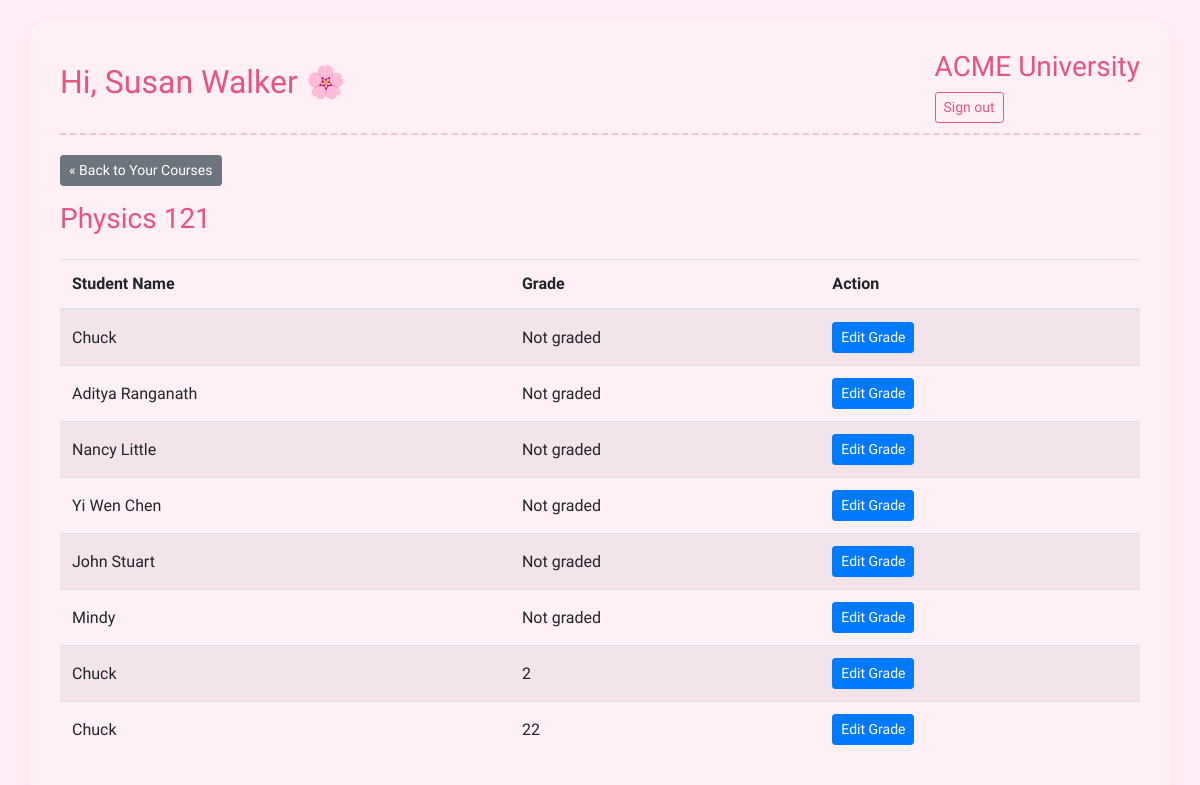
Page /teacher/course/1 (signed in) on the earlier database version.
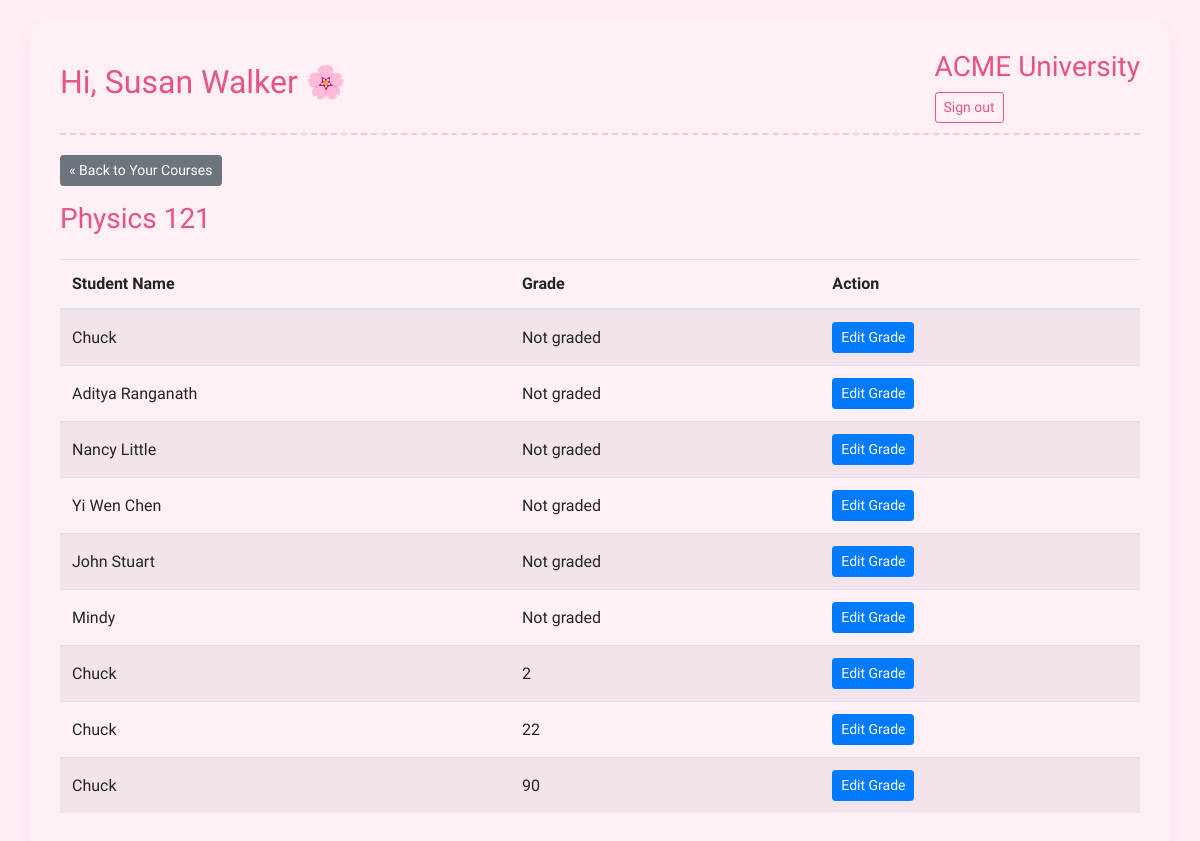
Same page on the later database version.
### models.py (models this page shows, shortened)
class Enrollment(db.Model):
    id = db.Column(db.Integer, primary_key=True)
    student_id = db.Column(db.Integer, db.ForeignKey('user.id'), nullable=False)
    course_id = db.Column(db.Integer, db.ForeignKey('course.id'), nullable=False)
    grade = db.Column(db.Integer, nullable=True)
    student = db.relationship('User', backref=db.backref('enrollments', lazy=True))
    course = db.relationship('Course', backref=db.backref('enrollments', lazy=True))

class User(db.Model, UserMixin):
    id = db.Column(db.Integer, primary_key=True)
    username = db.Column(db.String(80), unique=True, nullable=False)
    password = db.Column(db.String(120), nullable=False)
    role = db.Column(db.String(20), nullable=False)
    name = db.Column(db.String(100), nullable=True)

### teacher_routes.py (the view)
@teacher_bp.route('/course/<int:course_id>')
@login_required
def course_details(course_id):
    if current_user.role != 'teacher':
        return redirect(url_for('auth.login'))
    course = Course.query.get(course_id)
    if not course or course.teacher_id != current_user.id:
        flash('Access denied')
        return redirect(url_for('teacher_bp.dashboard'))
    enrollments = Enrollment.query.filter_by(course_id=course_id).all()
    return render_template('course_details.html',
                          user=current_user,
                          course=course,
                          enrollments=enrollments)

### app.py (called while the page is built)
@login_manager.user_loader
def load_user(user_id):
    return User.query.get(int(user_id))

### templates/course_details.html (shortened to what this page needs)
{% extends "layout.html" %}
{% block content %}
<div class="mb-3">
    <a href="{{ url_for('teacher_bp.dashboard') }}" class="btn btn-sm btn-secondary">&laquo; Back to Your Courses</a>
</div>
<h3>{{ course.name }}</h3>
<div class="mt-4">
    {% if enrollments %}
    <table class="table table-striped">
        <thead>
            <tr>
                <th>Student Name</th>
                <th>Grade</th>
                <th>Action</th>
            </tr>
        </thead>
        <tbody>
            {% for enrollment in enrollments %}
            <tr>
                <td>{{ enrollment.student.name }}</td>
                <td>{{ enrollment.grade if enrollment.grade else 'Not graded' }}</td>
                <td>
                    <button type="button" class="btn btn-sm btn-primary" data-toggle="modal" data-target="#editGradeModal{{ enrollment.id }}">
                        Edit Grade
                    </button>
                </td>
            </tr>
            {% endfor %}
        </tbody>
    </table>
    {% else %}
    <div class="alert alert-info">
        There are no students enrolled in this course.
    </div>
    {% endif %}
</div>
{% endblock %}

Differences in the rows shown:
added Enrollment: student.name "Chuck", grade "90"
